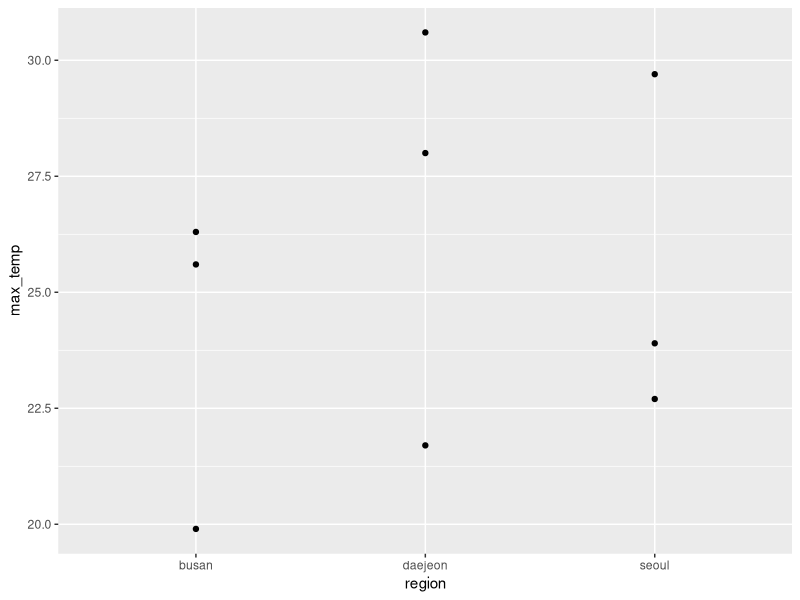
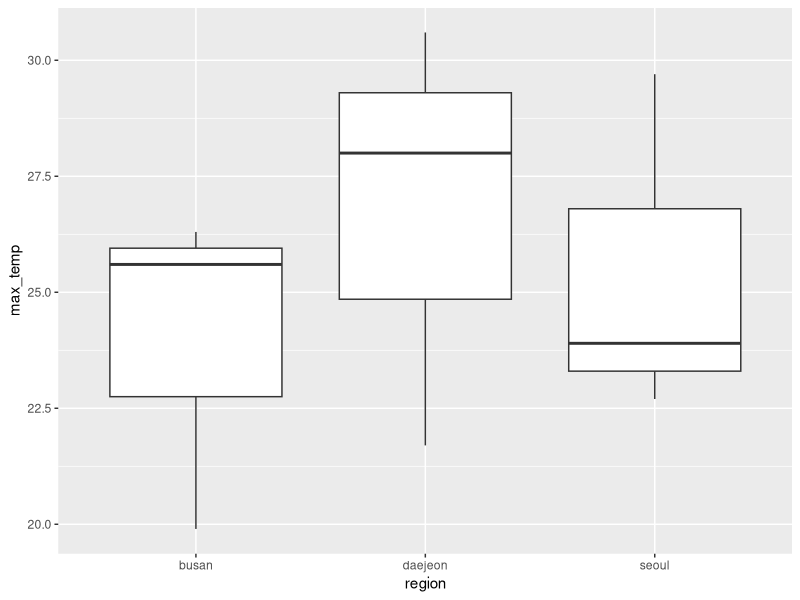

R code for these plots, in order:
# 3. 엑셀파일가져오기 & 기초함수

# read_excel 패키지 설치
install.packages("readxl")
library(readxl)


df_pop <- read_excel("./data1/birth.xlsx")
df_pop #tibble

View(df_pop) # 대문자 V, 엑셀처럼 데이터를 보고 싶은 경우

# 3.1 기초함수와 패키지
## 함수의 정의: 반복적으로 자주 사용되는 코드를 묶어 놓은 것
## 함수에 전달하는 입력값: 인수(arguments) -> 출력값

## 내장함수
## 1. 수학 함수
abs(-10) # 절대값
sqrt(9) # 제곱근
trunc(20.5) # 소수점 자리 버림
round(21.382, digits=1) # 반올림
round(21.382, digits=2) 


## 2. 기초통계량 함수
## 기초통계; 데이터의 특성을 간단하게 서술하는 통계
df_seoul <- read.csv("./data1/seoul_weather.csv")
df_seoul

length(df_seoul$Avg_temp) #자료의 개수
mean(df_seoul$Avg_temp) #평균
median(df_seoul$Avg_temp) #중앙값
max(df_seoul$Avg_temp) #최대값
min(df_seoul$Avg_temp) #최소값
sd(df_seoul$Avg_temp) #표준편차
summary(df_seoul$Avg_temp)

## cf. 기초통계량 함수에 인자로 전체 df를 넣으면 NULL 값이 나온다

## 3. 문자열 처리 함수
k <- c('a대학', 'b대학', 'c대학')

substr(k, 1, 2) # 첫 번째, 두 번째 글자만 가져온다

gsub('a', 'aaa', k) # a를 aaa로 바꾼다
k <- gsub('a', 'aaa', k) # 재할당해야 바뀐 값이 k에 반영됨

paste(k, '교', sep = '') # 문자열 합치기
paste(k, '교', sep = ';')

grep('b', k) # 패턴 문자열을 포함하는 x의 원소 번호 반환

## 사용자 정의 함수

total <- function(x, y)
{
  s <- x + y # s는 total이라는 함수가 구동될 때만 사용됨
  return(s)
}

total(10, 20)

# 3.2 제어문
## if-else 구문
num <- 50

if(num %% 2 == 0) # num이 짝수라면
{
  print("짝수")
} else
{
  print("홀수")
}

### 조건식이 간단한 경우
num <- 17
ifelse(num %% 2 == 0, "짝수", "홀수")

score <- c(88, 60, 95, 100, 70, 60)
ifelse(score >= 80, '합격', '불합격')

## 논리식을 활용한 조건검사
df_seoul[df_seoul$Avg_temp >= 0, ] # 조건에 해당하는 행 추출
df_seoul[df_seoul$Avg_temp >= 0, ]['date'] # 조건에 해당하는 날짜만 추출
df_seoul[df_seoul$Avg_temp >= 0, 'date'] # 조건에 해당하는 날짜 '값'들만 추출

### 조건이 여러 개 필요한 경우
### 두 조건을 모두 만족해야 하는 경우 AND
df_seoul[df_seoul$Avg_temp >= 2 & df_seoul$Max_temp <= 10, ]

### 두 조건 중 하나를 만족해야 하는 경우 OR
df_seoul[df_seoul$Avg_temp >= 2 | df_seoul$Max_temp <= 10, ]

# 3.2 패키지 소개
## 패키지: 함수의 모음
## 구글 cran에서 어떤 패키지를 사용할 수 있는지 확인 가능

install.packages('ggplot2') # 패키지 설치는 한 번만 하면 됨
library(ggplot2)

## ggplot2로 그래프 그리기
weather <- read.csv("./data1/weather.csv")
View(weather)
str(weather)

## 지역별 최고 기온을 그래프로
### 1. 데이터 연결하기 ggplot(data, aes(x = , y = ))
### 2. 그래프 모양 지정하기 
ggplot(weather, aes(x = region, y = max_temp)) +
  geom_point()

ggplot(weather, aes(x = region, y = max_temp)) +
  geom_boxplot()




